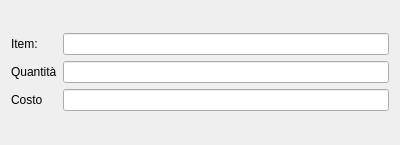
<?xml version="1.0" encoding="UTF-8"?>
<ui version="4.0">
 <class>HContainer_generic</class>
 <widget class="QWidget" name="HContainer_generic">
  <property name="geometry">
   <rect>
    <x>0</x>
    <y>0</y>
    <width>400</width>
    <height>145</height>
   </rect>
  </property>
  <property name="windowTitle">
   <string>Aggiungi item</string>
  </property>
  <layout class="QVBoxLayout" name="verticalLayout">
   <item>
    <layout class="QGridLayout" name="gridLayout">
     <item row="1" column="2">
      <widget class="QLineEdit" name="leAmount"/>
     </item>
     <item row="1" column="0">
      <widget class="QLabel" name="label_3">
       <property name="text">
        <string>Quantità</string>
       </property>
      </widget>
     </item>
     <item row="2" column="2">
      <widget class="QLineEdit" name="leCosto"/>
     </item>
     <item row="2" column="0">
      <widget class="QLabel" name="label_2">
       <property name="text">
        <string>Costo</string>
       </property>
      </widget>
     </item>
     <item row="0" column="0">
      <widget class="QLabel" name="label">
       <property name="text">
        <string>Item:</string>
       </property>
      </widget>
     </item>
     <item row="0" column="2">
      <widget class="QLineEdit" name="leItem"/>
     </item>
    </layout>
   </item>
  </layout>
 </widget>
 <resources/>
 <connections/>
</ui>
